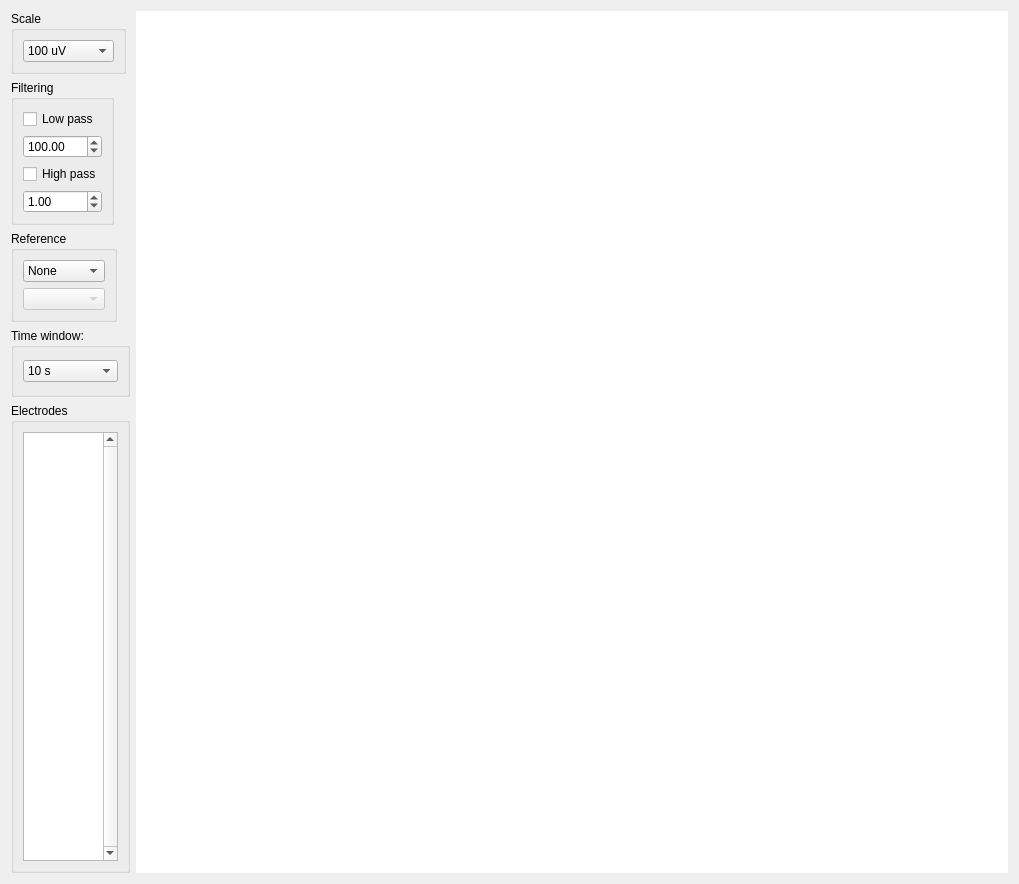
<?xml version="1.0" encoding="UTF-8"?>
<ui version="4.0">
 <class>TimeScope</class>
 <widget class="QWidget" name="TimeScope">
  <property name="geometry">
   <rect>
    <x>0</x>
    <y>0</y>
    <width>1019</width>
    <height>884</height>
   </rect>
  </property>
  <property name="windowTitle">
   <string>Form</string>
  </property>
  <layout class="QGridLayout" name="gridLayout">
   <item row="0" column="0">
    <layout class="QHBoxLayout" name="horizontalLayout_2">
     <item>
      <layout class="QVBoxLayout" name="verticalLayout_10">
       <property name="rightMargin">
        <number>0</number>
       </property>
       <item>
        <widget class="QGroupBox" name="groupBox">
         <property name="enabled">
          <bool>true</bool>
         </property>
         <property name="sizePolicy">
          <sizepolicy hsizetype="Fixed" vsizetype="Fixed">
           <horstretch>0</horstretch>
           <verstretch>0</verstretch>
          </sizepolicy>
         </property>
         <property name="maximumSize">
          <size>
           <width>115</width>
           <height>69</height>
          </size>
         </property>
         <property name="title">
          <string>Scale</string>
         </property>
         <layout class="QVBoxLayout" name="verticalLayout_3">
          <item>
           <widget class="QComboBox" name="ScaleValue">
            <property name="sizePolicy">
             <sizepolicy hsizetype="Minimum" vsizetype="Fixed">
              <horstretch>0</horstretch>
              <verstretch>0</verstretch>
             </sizepolicy>
            </property>
            <property name="styleSheet">
             <string notr="true">selection-background-color: rgb(136, 138, 133);</string>
            </property>
            <property name="currentIndex">
             <number>6</number>
            </property>
            <item>
             <property name="text">
              <string>1 uV</string>
             </property>
            </item>
            <item>
             <property name="text">
              <string>2.5 uV</string>
             </property>
            </item>
            <item>
             <property name="text">
              <string>5 uV</string>
             </property>
            </item>
            <item>
             <property name="text">
              <string>10 uV</string>
             </property>
            </item>
            <item>
             <property name="text">
              <string>25 uV</string>
             </property>
            </item>
            <item>
             <property name="text">
              <string>50 uV</string>
             </property>
            </item>
            <item>
             <property name="text">
              <string>100 uV</string>
             </property>
            </item>
            <item>
             <property name="text">
              <string>250 uV</string>
             </property>
            </item>
            <item>
             <property name="text">
              <string>500 uV</string>
             </property>
            </item>
            <item>
             <property name="text">
              <string>1 mV</string>
             </property>
            </item>
            <item>
             <property name="text">
              <string>2.5 mV</string>
             </property>
            </item>
            <item>
             <property name="text">
              <string>5 mV</string>
             </property>
            </item>
            <item>
             <property name="text">
              <string>10 mV</string>
             </property>
            </item>
            <item>
             <property name="text">
              <string>25 mV</string>
             </property>
            </item>
            <item>
             <property name="text">
              <string>50 mV</string>
             </property>
            </item>
           </widget>
          </item>
         </layout>
        </widget>
       </item>
       <item>
        <widget class="QGroupBox" name="groupBox_2">
         <property name="sizePolicy">
          <sizepolicy hsizetype="Fixed" vsizetype="Fixed">
           <horstretch>0</horstretch>
           <verstretch>0</verstretch>
          </sizepolicy>
         </property>
         <property name="title">
          <string>Filtering</string>
         </property>
         <layout class="QVBoxLayout" name="verticalLayout_4">
          <item>
           <widget class="QCheckBox" name="LowPassCheck">
            <property name="text">
             <string>Low pass</string>
            </property>
           </widget>
          </item>
          <item>
           <widget class="QDoubleSpinBox" name="LowPassValue">
            <property name="maximum">
             <double>4096.000000000000000</double>
            </property>
            <property name="value">
             <double>100.000000000000000</double>
            </property>
           </widget>
          </item>
          <item>
           <widget class="QCheckBox" name="HighPassCheck">
            <property name="text">
             <string>High pass</string>
            </property>
           </widget>
          </item>
          <item>
           <widget class="QDoubleSpinBox" name="HighPassValue">
            <property name="maximum">
             <double>4096.000000000000000</double>
            </property>
            <property name="value">
             <double>1.000000000000000</double>
            </property>
           </widget>
          </item>
         </layout>
        </widget>
       </item>
       <item>
        <widget class="QGroupBox" name="groupBox_3">
         <property name="sizePolicy">
          <sizepolicy hsizetype="Fixed" vsizetype="Fixed">
           <horstretch>0</horstretch>
           <verstretch>0</verstretch>
          </sizepolicy>
         </property>
         <property name="title">
          <string>Reference</string>
         </property>
         <layout class="QVBoxLayout" name="verticalLayout_5">
          <item>
           <widget class="QComboBox" name="ReferenceValue">
            <property name="styleSheet">
             <string notr="true">selection-background-color: rgb(136, 138, 133);</string>
            </property>
            <item>
             <property name="text">
              <string>None</string>
             </property>
            </item>
            <item>
             <property name="text">
              <string>Average</string>
             </property>
            </item>
            <item>
             <property name="text">
              <string>Electrode</string>
             </property>
            </item>
           </widget>
          </item>
          <item>
           <widget class="QComboBox" name="ReferenceOpt">
            <property name="enabled">
             <bool>false</bool>
            </property>
            <property name="styleSheet">
             <string notr="true">selection-background-color: rgb(136, 138, 133);</string>
            </property>
           </widget>
          </item>
         </layout>
        </widget>
       </item>
       <item>
        <widget class="QGroupBox" name="groupBox_8">
         <property name="sizePolicy">
          <sizepolicy hsizetype="Preferred" vsizetype="Preferred">
           <horstretch>0</horstretch>
           <verstretch>0</verstretch>
          </sizepolicy>
         </property>
         <property name="minimumSize">
          <size>
           <width>0</width>
           <height>69</height>
          </size>
         </property>
         <property name="maximumSize">
          <size>
           <width>119</width>
           <height>16777215</height>
          </size>
         </property>
         <property name="title">
          <string>Time window:</string>
         </property>
         <layout class="QVBoxLayout" name="verticalLayout">
          <item>
           <widget class="QComboBox" name="TimeWindowValue">
            <property name="styleSheet">
             <string notr="true">selection-background-color: rgb(136, 138, 133);</string>
            </property>
            <property name="currentIndex">
             <number>3</number>
            </property>
            <item>
             <property name="text">
              <string>1 s</string>
             </property>
            </item>
            <item>
             <property name="text">
              <string>2 s</string>
             </property>
            </item>
            <item>
             <property name="text">
              <string>5 s</string>
             </property>
            </item>
            <item>
             <property name="text">
              <string>10 s</string>
             </property>
            </item>
            <item>
             <property name="text">
              <string>20 s</string>
             </property>
            </item>
            <item>
             <property name="text">
              <string>30 s</string>
             </property>
            </item>
           </widget>
          </item>
         </layout>
        </widget>
       </item>
       <item>
        <widget class="QGroupBox" name="groupBox_4">
         <property name="sizePolicy">
          <sizepolicy hsizetype="Fixed" vsizetype="Expanding">
           <horstretch>0</horstretch>
           <verstretch>0</verstretch>
          </sizepolicy>
         </property>
         <property name="minimumSize">
          <size>
           <width>0</width>
           <height>0</height>
          </size>
         </property>
         <property name="maximumSize">
          <size>
           <width>119</width>
           <height>16777215</height>
          </size>
         </property>
         <property name="title">
          <string>Electrodes</string>
         </property>
         <layout class="QVBoxLayout" name="verticalLayout_7">
          <item>
           <widget class="QListWidget" name="ChannelsList">
            <property name="sizePolicy">
             <sizepolicy hsizetype="Expanding" vsizetype="Preferred">
              <horstretch>0</horstretch>
              <verstretch>0</verstretch>
             </sizepolicy>
            </property>
            <property name="minimumSize">
             <size>
              <width>0</width>
              <height>20</height>
             </size>
            </property>
            <property name="verticalScrollBarPolicy">
             <enum>Qt::ScrollBarAlwaysOn</enum>
            </property>
            <property name="sizeAdjustPolicy">
             <enum>QAbstractScrollArea::AdjustIgnored</enum>
            </property>
            <property name="selectionMode">
             <enum>QAbstractItemView::ExtendedSelection</enum>
            </property>
           </widget>
          </item>
         </layout>
        </widget>
       </item>
      </layout>
     </item>
     <item>
      <widget class="TemporalPlot" name="eegScope" native="true">
       <property name="sizePolicy">
        <sizepolicy hsizetype="Expanding" vsizetype="Expanding">
         <horstretch>0</horstretch>
         <verstretch>0</verstretch>
        </sizepolicy>
       </property>
       <property name="minimumSize">
        <size>
         <width>0</width>
         <height>0</height>
        </size>
       </property>
       <property name="styleSheet">
        <string notr="true">background-color: rgb(255, 255, 255);</string>
       </property>
      </widget>
     </item>
    </layout>
   </item>
  </layout>
 </widget>
 <customwidgets>
  <customwidget>
   <class>TemporalPlot</class>
   <extends>QWidget</extends>
   <header>rosneuro_visualizer/TemporalPlot.hpp</header>
   <container>1</container>
  </customwidget>
 </customwidgets>
 <resources/>
 <connections/>
</ui>
